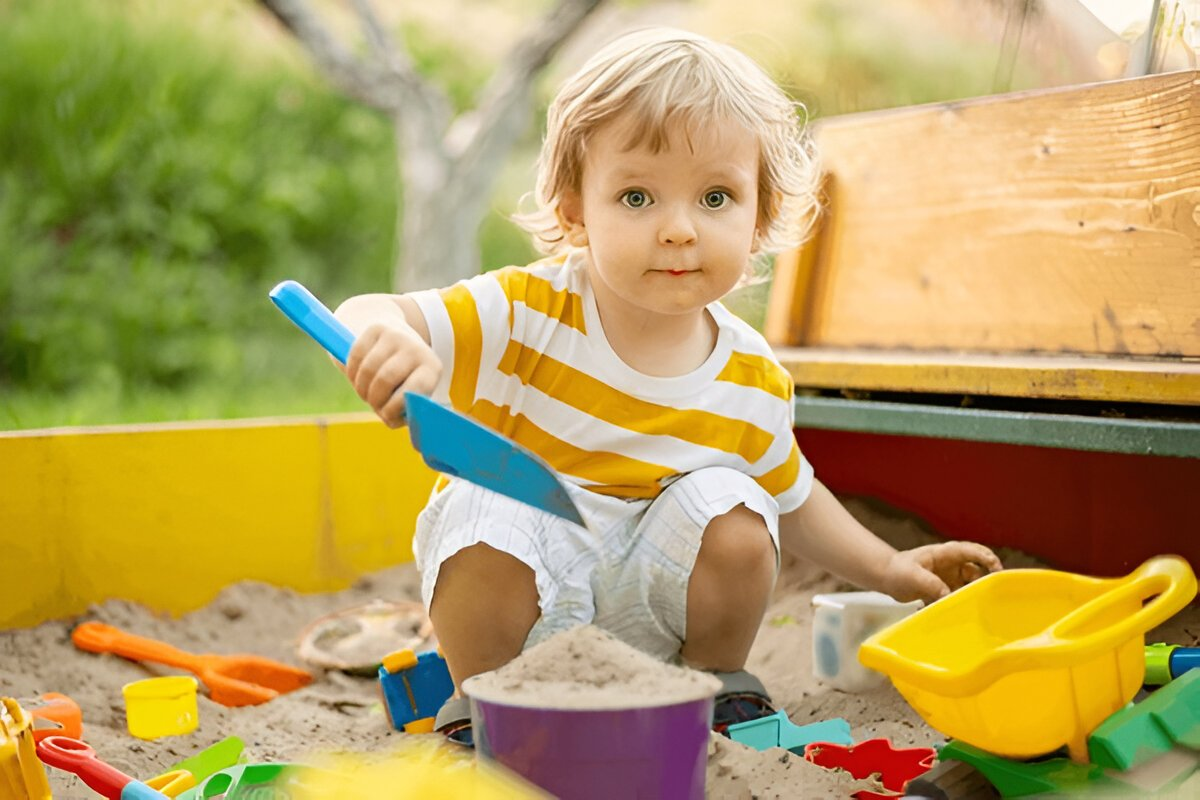
#> input picture image1.jpg, 1200 x 800 px
$ python main.py
#> lines starting #> are read from the running program, lines starting #| are printed output that depends on the picture
import cv2
import numpy as np
import time

# Başlangıç zamanını al
start_time = time.time()

def crop_to_square(image):
    """
    Görüntüyü kare boyuta kırpar (merkezi baz alarak).
    """
    height, width = image.shape[:2]
    if height == width:
        return image  # Zaten kare ise kırpma yapma

    # Kırpma işlemi
    if height > width:
        offset = (height - width) // 2
        cropped_image = image[offset:offset + width, :]
    else:
        offset = (width - height) // 2
        cropped_image = image[:, offset:offset + height]

    return cropped_image


# Görüntüyü yükle
input_image_path = "image1.jpg"  # Orijinal görüntü dosyasının yolu
output_cropped_image_path = "kare_kirpilan_goruntu.jpg"  # Kırpılmış görüntünün kaydedileceği yol

# Görüntüyü oku
image = cv2.imread(input_image_path)
#> image is the input picture: shape (800, 1200, 3); mean B, G, R 95.5, 159.1, 180.1

if image is None:
    print("Görüntü yüklenemedi. Lütfen dosya yolunu kontrol edin.")
else:
    # Görüntüyü kare boyuta kırp
    cropped_image = crop_to_square(image)

    # Kırpılmış görüntüyü 256x256 boyutuna yeniden boyutlandır
    resized_image = cv2.resize(cropped_image, (256, 256))

    # Kırpılmış ve yeniden boyutlandırılmış görüntüyü kaydet
    cv2.imwrite(output_cropped_image_path, resized_image)
    print(f"Kırpılmış ve yeniden boyutlandırılmış görüntü '{output_cropped_image_path}' olarak kaydedildi.")

output_face_path = "kesilen_yuz.jpg"  # Kesilen yüzün kaydedileceği dosya yolu
output_blackout_path = "siyah_yuz.jpg"  # Siyah kareyle düzenlenmiş görüntünün kaydedileceği dosya yolu


# Görüntüyü yükle
image = cv2.imread(output_cropped_image_path)
#> image: shape (256, 256, 3)


# OpenCV'nin yerleşik Haar Cascade sınıflandırıcısını kullanarak yüz tespiti
face_cascade = cv2.CascadeClassifier(cv2.data.haarcascades + 'haarcascade_frontalface_default.xml')

# Gri tonlamaya çevir
gray_image = cv2.cvtColor(image, cv2.COLOR_BGR2GRAY)
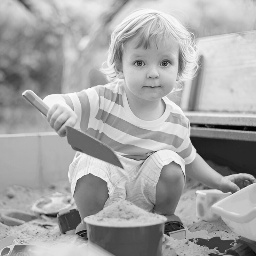
#> gray_image: shape (256, 256); min 1, max 254, mean 165.2

# Yüzleri tespit et
faces = face_cascade.detectMultiScale(gray_image, scaleFactor=1.1, minNeighbors=5, minSize=(30, 30))
#> faces = [[118, 36, 68, 68]]
image_deneme=[]
sifre=''
# Yüzleri işle
for (x, y, w, h) in faces:
    # Tespit edilen yüzün konum bilgilerini yazdır
    print(f"Yüz konumu: X={x}, Y={y}, Genişlik={w}, Yükseklik={h}")
    sifre=f"{x},{y},{w},{h};"
    # Yüzü görüntüden kes ve kaydet
    face = image[y:y+h, x:x+w]
    cv2.imwrite(output_face_path, face)
    print(f"Kesilen yüz '{output_face_path}' olarak kaydedildi.")

    # Yüz bölgesini siyaha boya
    image[y:y+h, x:x+w] = (0, 0, 0)
    image_deneme= image[y:y+h, x:x+w]
#> this loop made 1 pass
#| Yüz konumu: X=118, Y=36, Genişlik=68, Yükseklik=68
#| Kesilen yüz 'kesilen_yuz.jpg' olarak kaydedildi.
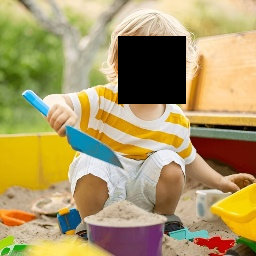
#> image: shape (256, 256, 3); mean B, G, R 103.4, 153.4, 171.5


# Düzenlenmiş görüntüyü kaydet

cv2.imwrite(output_blackout_path, image)
print(f"Siyah kareyle düzenlenmiş görüntü '{output_blackout_path}' olarak kaydedildi.")

print(sifre)
#| 118,36,68,68;

#-------

import cv2
import numpy as np
def vigenere_encrypt_pixel_values(image, key):
    """
    Görüntü piksel değerlerini Vigenère şifreleme ile şifreler.
    """
#> called with key = 'SELCUKUNIVERSITESI'
    encrypted_image = np.zeros_like(image, dtype=np.uint8)  # Şifreli görüntü oluştur
    key_length = len(key)
    h, w, _ = image.shape  # Görüntü boyutlarını al
#> h = 68; w = 68

    for y in range(h):
        for x in range(w):
            for c in range(3):  # BGR kanalları için döngü
                original_value = image[y, x, c]  # Orijinal piksel değeri
                key_value = ord(key[(y * w + x) % key_length]) % 255  # 256 sınırı getirildi
                encrypted_value = (original_value + key_value) % 255  # 256 ile mod alma

                encrypted_image[y, x, c] = np.uint8(encrypted_value)  # `uint8` dönüşümü

    return encrypted_image


def vigenere_encrypt_pixel_positions(image, key):
    """
    Görüntüdeki piksel konumlarını Vigenère şifreleme ile şifreler.
    Şifrelenmiş konumlar görüntü sınırları içinde kalmalıdır.
    """
#> called with key = 'SELCUKUNIVERSITESI'
    encrypted_image = np.zeros_like(image)
    key_length = len(key)

    h, w, _ = image.shape
#> h = 68; w = 68

    for y in range(h):
        for x in range(w):
            key_value_y = ord(key[(y * w + x) % key_length]) % h
            key_value_x = ord(key[(x * h + y) % key_length]) % w

            # Yeni şifrelenmiş konum
            new_y = (y + key_value_y) % h
            new_x = (x + key_value_x) % w

            # Şifrelenmiş konumlara orijinal piksel değerini ata
            encrypted_image[new_y, new_x] = image[y, x]

    return encrypted_image


# Kesilen yüzü yükle
input_face_path = "kesilen_yuz.jpg"  # Kesilen yüz dosyasının yolu
output_pixel_value_encrypted = "sifreli_piksel_deger.jpg"
output_pixel_position_encrypted = "sifreli_piksel_konum.jpg"

# Görüntüyü yükle
face_image = cv2.imread(input_face_path)

# Şifreleme anahtarı
vigenere_key = "SELCUKUNIVERSITESI"

# Piksel değerlerine Vigenère şifreleme uygula
encrypted_pixel_values = vigenere_encrypt_pixel_values(face_image, vigenere_key)
cv2.imwrite(output_pixel_value_encrypted, encrypted_pixel_values)
print(f"Piksel değerlerine şifreleme uygulanmış görüntü '{output_pixel_value_encrypted}' olarak kaydedildi.")

# Piksel konumlarına Vigenère şifreleme uygula
encrypted_pixel_positions = vigenere_encrypt_pixel_positions(encrypted_pixel_values, vigenere_key)
cv2.imwrite(output_pixel_position_encrypted, encrypted_pixel_positions)
print(f"Piksel konumlarına şifreleme uygulanmış görüntü '{output_pixel_position_encrypted}' olarak kaydedildi.")


#-------

import cv2
import numpy as np

def place_encrypted_image_on_original(original_image, encrypted_image, position):
    """
    Şifrelenmiş görüntüyü, orijinal görüntü üzerinde belirtilen konuma yerleştirir.
    """
    y, x, h, w = position  # Yüzün konumu: y, x, yükseklik, genişlik
    y, x, h, w = int(y), int(x), int(h), int(w)
    encrypted_resized = cv2.resize(encrypted_image, (w,h))  # Şifreli görüntüyü yüz boyutuna getir

    # Orijinal görüntüye yerleştir
    result_image = original_image.copy()
    result_image[x:x+w,y:y+h] = encrypted_resized

    return result_image


# Gerekli dosyaları yükle
original_image_path = "kare_kirpilan_goruntu.jpg"  # Orijinal görüntünün yolu
encrypted_image_path = "sifreli_piksel_konum.jpg"  # Şifrelenmiş görüntünün yolu
output_final_image_path = "sonuc_goruntu.jpg"  # Sonuç görüntüsünün kaydedileceği yol

# Görüntüleri yükle
original_image = cv2.imread(original_image_path)
encrypted_image = cv2.imread(encrypted_image_path)
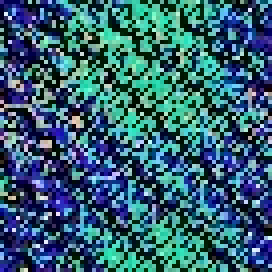
#> encrypted_image: shape (68, 68, 3) (shown 4 times larger); mean B, G, R 113.4, 95.4, 51.5

if original_image is None or encrypted_image is None:
    print("Görüntü yüklenemedi. Lütfen dosya yollarını kontrol edin.")
else:
    # Tespit edilen yüzün pozisyonu (örnek değerler, tespit edilen pozisyonla değiştirilmeli)

    split_data = sifre.split(";")  # Virgüle göre böl
#> split_data = ['118,36,68,68', '']
    print(split_data[0])
#| 118,36,68,68
    split_data2=split_data[0].split(",")
#> split_data2 = ['118', '36', '68', '68']
    face_position = (split_data2[0],split_data2[1], split_data2[2], split_data2[3])
#> face_position = ('118', '36', '68', '68')
    print(face_position)
#| ('118', '36', '68', '68')
    # Şifreli görüntüyü orijinal görüntüye yerleştir
    final_image = place_encrypted_image_on_original(original_image, encrypted_image, face_position)
#> in place_encrypted_image_on_original, `y, x, h, w = position`: y = '118'; x = '36'; h = '68'
#> in place_encrypted_image_on_original, `y, x, h, w = int(y), int(x), int(h), int(w)`: y = 118; x = 36; h = 68
#> in place_encrypted_image_on_original, `result_image[x:x+w,y:y+h] = encrypted_resized`: result_image: shape (256, 256, 3); mean B, G, R 111.4, 160.2, 175.2

    # Sonuç görüntüsünü kaydet
    cv2.imwrite(output_final_image_path, final_image)
    print(f"Sonuç görüntüsü '{output_final_image_path}' olarak kaydedildi.")


from PIL import Image
import numpy as np

def encode_text_to_image(image_path, output_path, text):
    # Görüntüyü yükle
#> called with image_path = 'sonuc_goruntu.jpg', output_path = 'Steganografi_sonuc.png', text = '118,36,68,68;'
    img = Image.open(image_path)
    img = img.convert("RGB")
    data = np.array(img, dtype=np.uint8)

    # Metni bitlere çevir
    binary_text = ''.join(format(ord(char), '08b') for char in text)
    binary_text += '1111111111111110'  # Bitiş işareti
    print(binary_text)
    # Metni görüntüye gizle
    binary_index = 0
    for i in range(data.shape[0]):
        for j in range(data.shape[1]):
            for k in range(3):  # RGB kanalları
                if binary_index < len(binary_text):
                    # Piksel değerini 0-255 arasında tutacak şekilde güncelle
                    pixel_value = int(data[i, j, k])
                    data[i, j, k] = (pixel_value & ~1) | int(binary_text[binary_index])
                    binary_index += 1
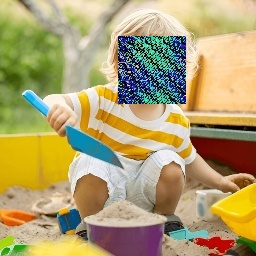
#> data: shape (256, 256, 3); mean R, G, B 175.5, 160.2, 111.5
#> after the loop, binary_index = 120

    # Yeni görüntüyü kaydet
    encoded_img = Image.fromarray(data)
    encoded_img.save(output_path)
    print(f"Metin başarıyla şifrelendi ve {output_path} dosyasına kaydedildi.")


output_path = "Steganografi_sonuc.png"  # Çıktı görüntüsü
encode_text_to_image("sonuc_goruntu.jpg", output_path, sifre)

#---------

goruntuV2 = "Steganografi_sonuc.png"  # Kesilen yüz dosyasının yolu
output_pixel_value_encrypted2 = "sifreli_piksel_deger_v2.png"
output_pixel_position_encrypted2 = "sifreli_piksel_konum_v2.png"

goruntuv2_sifreli = cv2.imread(goruntuV2)

# Şifreleme anahtarı
vigenere_key = "SELCUKUNIVERSITESI"

# Piksel değerlerine Vigenère şifreleme uygula
encrypted_pixel_values2 = vigenere_encrypt_pixel_values(goruntuv2_sifreli, vigenere_key)
#> call 2 of vigenere_encrypt_pixel_values, with key = 'SELCUKUNIVERSITESI'
#> after the loop in vigenere_encrypt_pixel_values (call 2), `for y in range(h):`:
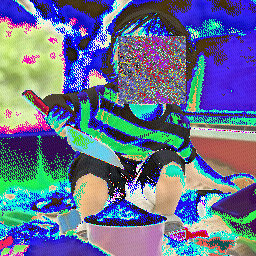
#> encrypted_image: shape (256, 256, 3); mean B, G, R 143.4, 113, 101.1
cv2.imwrite(output_pixel_value_encrypted2, encrypted_pixel_values2)
print(f"Piksel değerlerine şifreleme uygulanmış görüntü '{output_pixel_value_encrypted2}' olarak kaydedildi.")

# Piksel konumlarına Vigenère şifreleme uygula
encrypted_pixel_positions2 = vigenere_encrypt_pixel_positions(encrypted_pixel_values2, vigenere_key)
#> call 2 of vigenere_encrypt_pixel_positions, with key = 'SELCUKUNIVERSITESI'
#> after the loop in vigenere_encrypt_pixel_positions (call 2), `for y in range(h):`:
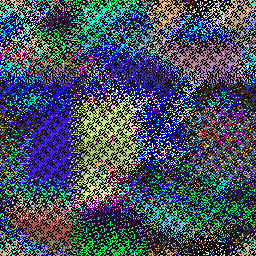
#> encrypted_image: shape (256, 256, 3); mean B, G, R 93.3, 75.1, 66
cv2.imwrite(output_pixel_position_encrypted2, encrypted_pixel_positions2)
print(f"Piksel konumlarına şifreleme uygulanmış görüntü '{output_pixel_position_encrypted2}' olarak kaydedildi.")
import numpy as np
import cv2
import matplotlib.pyplot as plt


# 1. Kaotik Harita Başlangıç Değerlerini Hesaplama
def logistic_map(x, r, iterations):
#> called with x = 0.5, r = 3.99, iterations = 65025
    sequence = []
    for _ in range(iterations):
        x = r * x * (1 - x)
        sequence.append(x)
    return sequence


# 2. Görüntüyü Okuma
def read_image(image_path):
    image = cv2.imread(image_path)  # Renkli okuma (BGR formatında)
    return image


# 3. Kaotik Diziyi Yer Değiştirme Pozisyonu Matrisi İçin Kullanma
def create_position_matrix(image, logistic_sequence):
    height, width, channels = image.shape
#> height = 256; width = 256; channels = 3
    num_pixels = height * width
#> num_pixels = 65536

    shuffled_image = np.zeros_like(image)

    for c in range(channels):
        channel_data = image[:, :, c].flatten()

        # Logistic harita çıktısını görüntü boyutuna göre genişlet
        if len(logistic_sequence) < num_pixels:
            repeat_factor = (num_pixels // len(logistic_sequence)) + 1
            logistic_sequence = np.tile(logistic_sequence, repeat_factor)[:num_pixels]

        positions = np.argsort(logistic_sequence)  # Pozisyonları al
        shuffled_channel = channel_data[positions].reshape(height, width)
        shuffled_image[:, :, c] = shuffled_channel
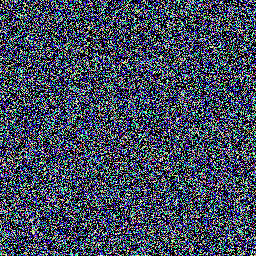
#> shuffled_image: shape (256, 256, 3); mean B, G, R 93.3, 75.1, 66
#> after the loop, repeat_factor = 2

    return shuffled_image


# 4. Şifreli Görüntüyü Gösterme
def show_image(image):
    image_rgb = cv2.cvtColor(image, cv2.COLOR_BGR2RGB)  # BGR'den RGB'ye çevir
    plt.imshow(image_rgb)
    plt.axis('off')
    plt.show()


# 5. Şifreli Görüntüyü Kaydetme
def save_image(image, output_path):
    cv2.imwrite(output_path, image)


# Ana Fonksiyon
def encrypt_image(image_path, output_path, r=3.99, iterations=65025):
    x_initial = 0.5  # Logistic harita için başlangıç değeri
    logistic_sequence = logistic_map(x_initial, r, iterations)

    # Görüntüyü oku
    image = read_image(image_path)

    # Görüntüyü şifrele
    encrypted_image = create_position_matrix(image, logistic_sequence)

    # Şifreli görüntüyü göster
    show_image(encrypted_image)

    # Şifreli görüntüyü kaydet
    save_image(encrypted_image, output_path)


# Şifreleme işlemi için bir örnek görüntü yolu
image_path = 'sifreli_piksel_konum_v2.png'
output_path = 'SONUC.png'
encrypt_image(image_path, output_path)

end_time = time.time()

# Geçen süreyi hesapla
elapsed_time = end_time - start_time

# Geçen süreyi yazdır
print(f"Geçen süre: {elapsed_time} saniye")
